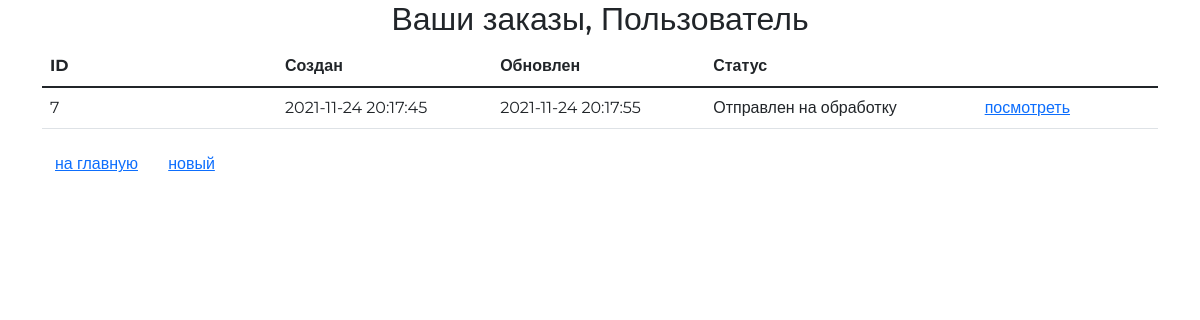
Page /order/ (signed in) on the earlier database version.
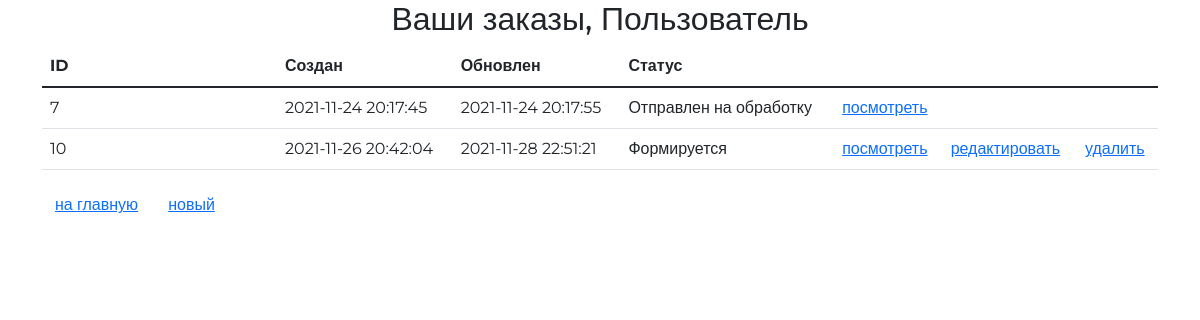
Same page on the later database version.
### ordersapp/models.py (models this page shows, shortened)
class Order(models.Model):
    STATUS_FORMING = 'FM'
    STATUS_SEND_TO_PROCEED = 'STP'
    STATUS_PROCEEDED = 'PRD'
    STATUS_PAID = 'PD'
    STATUS_DONE = 'DN'
    STATUS_CANCELED = 'CN'
    STATUSES = (
        (STATUS_FORMING, 'Формируется'),
        (STATUS_SEND_TO_PROCEED, 'Отправлен на обработку'),
        (STATUS_PROCEEDED, 'Обработан'),
        (STATUS_PAID, 'Оплачен'),
        (STATUS_DONE, 'Готов'),
        (STATUS_CANCELED, 'Отменен'),
    )
    user = models.ForeignKey(settings.AUTH_USER_MODEL, on_delete=models.CASCADE)
    status = models.CharField(choices=STATUSES, default=STATUS_FORMING, max_length=3)
    is_active = models.BooleanField(default=True)
    created_at = models.DateTimeField(auto_now_add=True)
    update_at = models.DateTimeField(auto_now=True)

### ordersapp/views.py (the view)
# urls.py: path('', views.OrderListView.as_view(), name='list'),
class OrderListView(ListView):
    model = Order
    def get_queryset(self):
        return Order.objects.filter(user=self.request.user)

### mainapp/context_processor.py (called while the page is built)
def basket(request):
    basket_items = []
    if request.user.is_authenticated:
        basket_items = Basket.objects.filter(user=request.user).select_related()
    return {
        'basket': basket_items
    }

### ordersapp/templates/ordersapp/order_list.html
{% extends 'ordersapp/base.html' %}
{% load static %}
{% block content %}
   <div class="h2 text-center head">
       Ваши заказы,
       {% if user.first_name %}
           {{ user.first_name|title}}
       {% else %}
           Пользователь
       {% endif %}
   </div>
   <table class="table orders_list">
       <thead>
         <tr>
           <th>ID</th>
           <th>Создан</th>
           <th>Обновлен</th>
           <th>Статус</th>
         </tr>
       </thead>
       <tbody>
           {% for item in object_list %}
               {% if item.is_active %}
               <tr>
                   <td class="td1 orders_list">{{ item.pk }}</td>
                   <td>{{ item.created_at|date:"Y-m-d H:i:s" }}</td>
                   <td>{{ item.update_at|date:"Y-m-d H:i:s" }}</td>
                   <td>{{ item.get_status_display }}</td>
                   <td>
                       <a href="{% url 'order:read' item.pk %}">
                           посмотреть
                       </a>
                   </td>
                   <td>
                       {% if item.status == 'FM' %}
                         <a href="{% url 'order:update' item.pk %}">
                           редактировать
                         </a>
                       {% endif %}
                   </td>
                   <td>
                       {% if item.status == 'FM' %}
                         <a href="{% url 'order:delete' item.pk %}">
                             удалить
                         </a>
                       {% endif %}
                   </td>
               </tr>
               {% endif %}
           {% endfor %}
       </tbody>
   </table>
   <button class="btn btn-default btn-round">
       <a href="{% url 'main' %}">
           на главную
       </a>
   </button>
   <button class="btn btn-default btn-round">
       <a href="{% url 'order:create' %}">
           новый
       </a>
   </button>
{% endblock %}

Differences in the rows shown:
added Order: pk "10", created_at "2021-11-26 20:42:04", update_at "2021-11-28 22:51:21", status "Формируется", shows "редактировать", shows "удалить"
